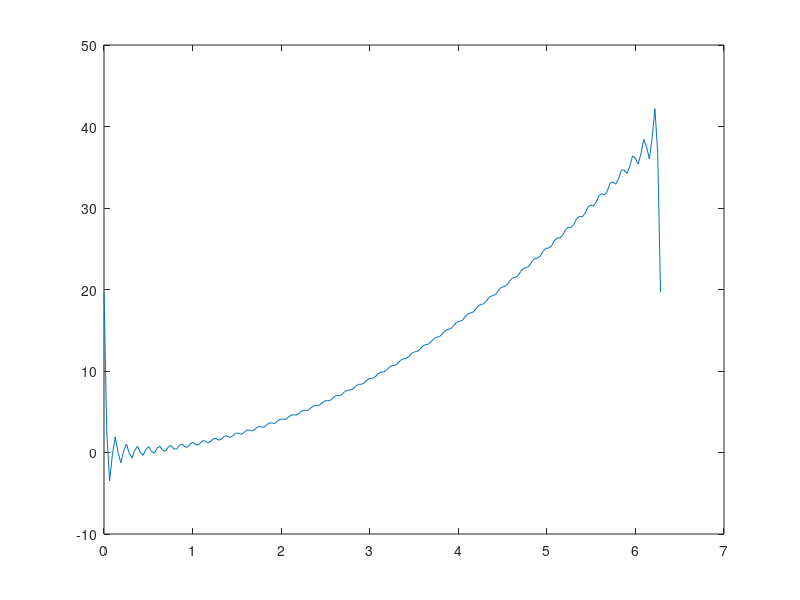

Write the MATLAB code that produced this figure.
clear

t = linspace(0,2*pi,200);
T = 2*pi;
nn = 1000;
w = (2*pi)/T;
aa = 0;
bb = T;
X = linspace(aa, bb, nn);
f = X.^2;
n = 50;

%Koeffizienten
a0 = 2/T * trapz(X, f.*cos(0*w*X));

a = zeros(1,n);
b = zeros(1,n);

for i=1:n
    a(i) = 2/T * trapz(X, f.*cos(i*w*X));
    b(i) = 2/T * trapz(X, f.*sin(i*w*X));
end

N = 1:n;

%Fourierreihe
s = a0/2 + sum(a'.*cos(N'.*w.*t) + b'.*sin(N'.*w.*t));

plot(t, s)
